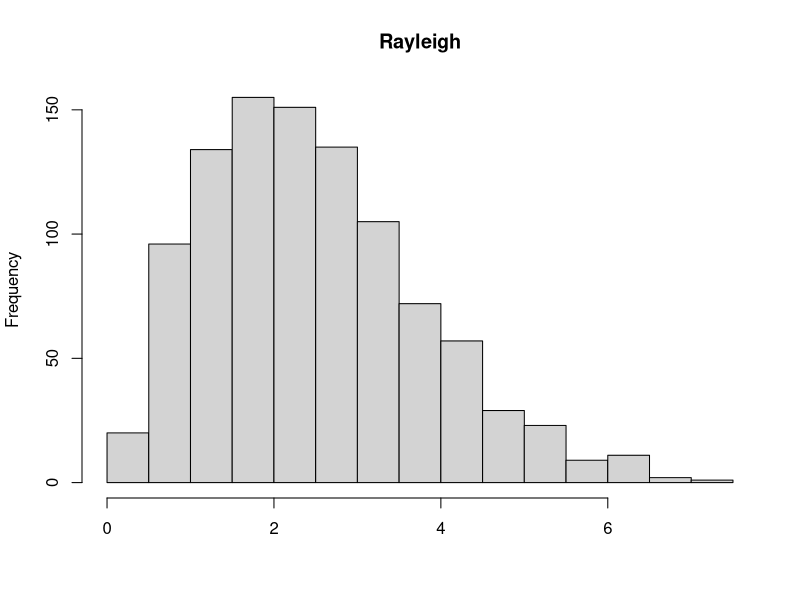
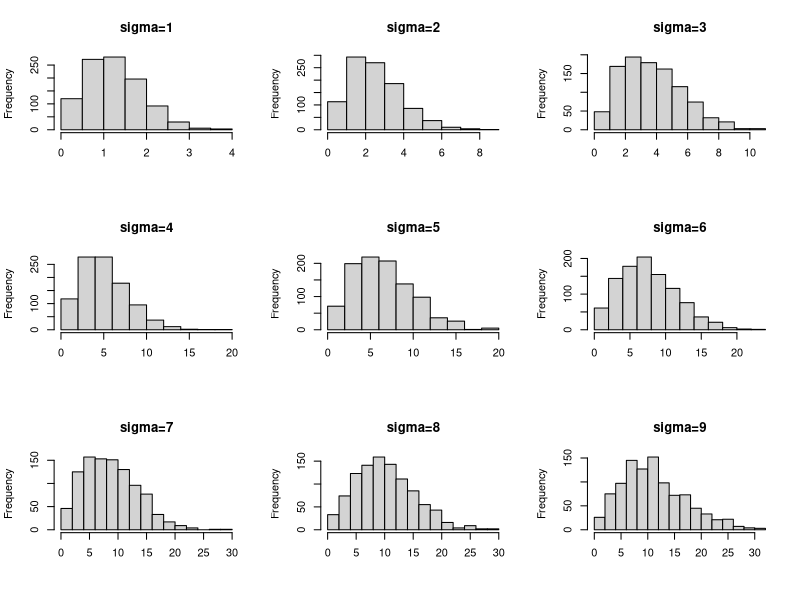
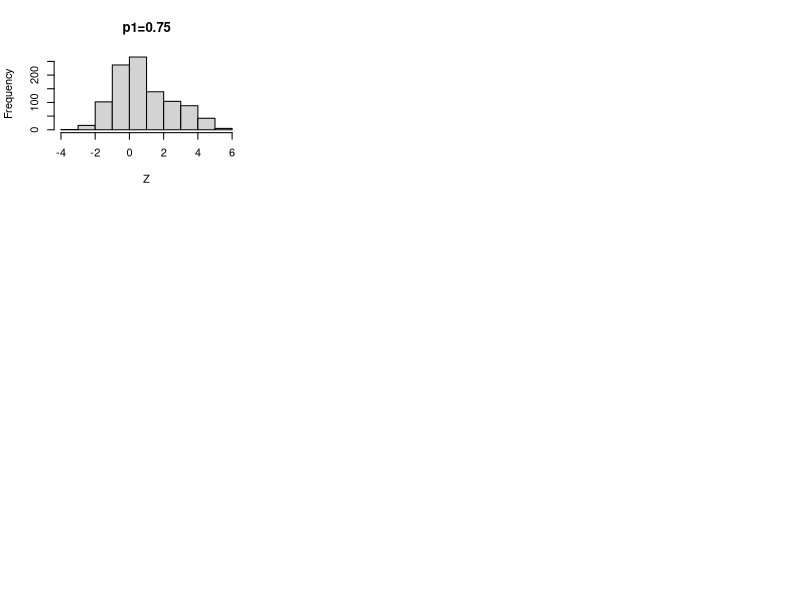
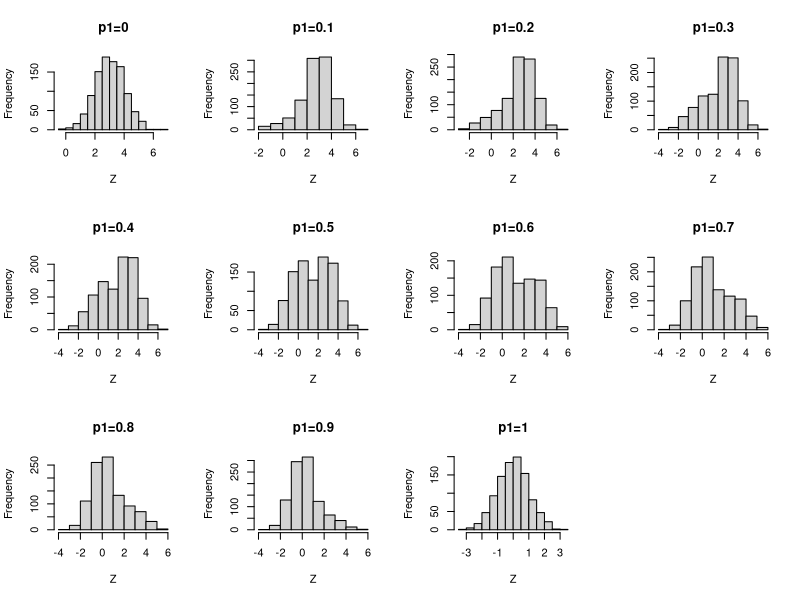

These charts were generated, in order, by the following R code:
## ---- chunk 1
Rayleigh =function(sigma, n){
  for(i in 1:n) {
    U=runif(n)
    V=1-U
    X = sigma * sqrt(-2 * log(V))
  }
  return(X)
}
sigma = 2
n = 1000

hist(Rayleigh(sigma, n),main = "Rayleigh",xlab="")
## ---- chunk 2
sigma=c(1:9)
n=1000
par(mfrow=c(3,3))
for(i in 1:9){
  title=paste0("sigma=",sigma[i])
  hist(Rayleigh(sigma[i], n),main = title,xlab="")
}
## ---- chunk 3
n=1000
X1=rnorm(n,0,1)
X2=rnorm(n,3,1)
u <- runif(n)
p1=as.integer(u < 0.75) 
p2=1-p1
Z=p1*X1+p2*X2
hist(Z,main = "p1=0.75")
## ---- chunk 4
p=seq(0,1,0.1)
par(mfrow=c(3,4))
for(i in 1:11){
  p1=as.integer(u < p[i]) 
  p2=1-p1
  Z=p1*X1+p2*X2
  title=paste0("p1=",p[i])
  hist(Z,main=title)
}
## ---- chunk 5
Poisson_Gamma=function(n, t, lambda, r, beta) {
  N =rpois(n, lambda * t)
  X=sapply(N, function(N, r, beta) sum(rgamma(N, r,beta)), r,beta)
  return(X)
}

test=function(n, t, lambda, r, beta) {
  x=Poisson_Gamma(n, t, lambda, r,beta)
  ## 样本均值
  sm=mean(x) 
  ## 理论均值
  vm=var(x)
  ## 样本方差
  tm=lambda * t * r/beta
  ## 理论方差
  tv=lambda * t * (1 + r) * r/beta^2
  
  ## 输出结果样式
  cat("r=",r,"beta=",beta,"\n")
  cat("样本均值:", sm, "  ")
  cat("理论均值:", vm, "\n")
  cat("样本方差:", tm, "  ")
  cat("理论方差:", tv, "\n\n")
}

## 参数值
n=1000
lambda_seq=c(1:3)
r_seq=c(1:3)
beta_seq=c(1:3)
t=10

for (lambda in lambda_seq) {
  for (r in r_seq) {
    for (beta in beta_seq) {
      test(n, t, lambda,r,beta)
    }
  }
}

